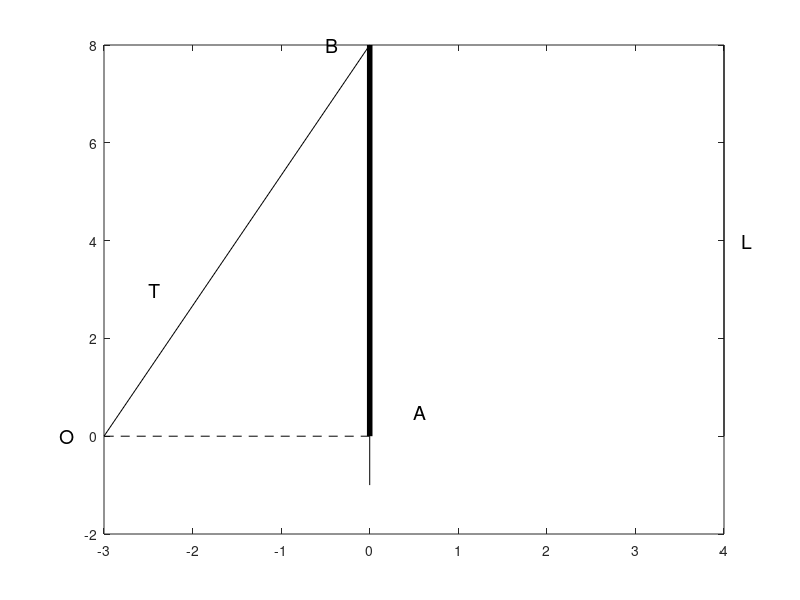

Source code (MATLAB):
%catarg
clf
plot([0,0],[0,8],'k-','LineWidth',4)
hold on
plot([0,-3],[0,0],'k--')
plot([0,-3],[8,0],'k-')
plot([4,4],[0,8],'k-')
plot([0,0],[-1,0],'k-')
text(4.2,4,'L','FontSize',14)
text(0.5,0.5,'A','FontSize',14)
text(-0.5,8,'B','FontSize',14)
text(-2.5,3,'T','FontSize',14)
text(-3.5,0,'O','FontSize',14)
